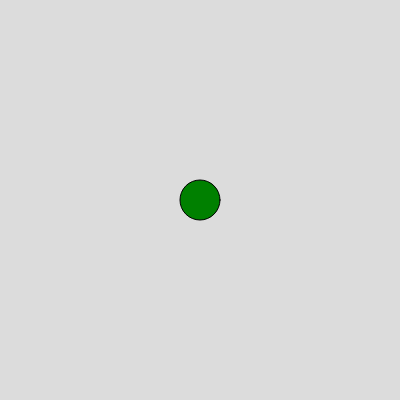
Frame 1 (no input)
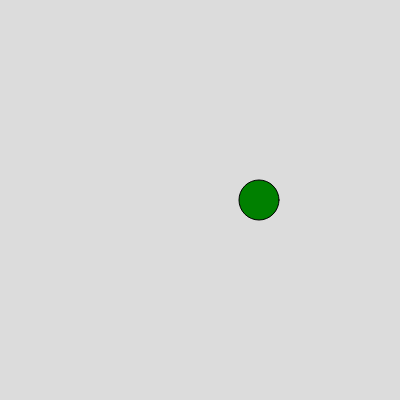
Frame 60 (no input)
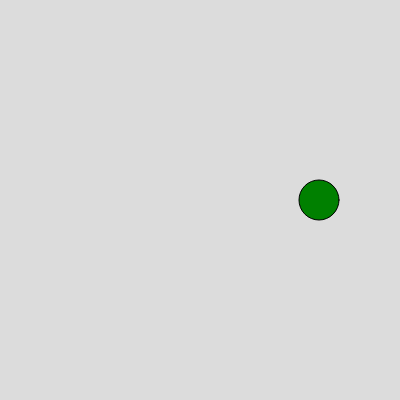
Frame 120 (the mouse pressed at the canvas centre since frame 60)

The p5.js sketch that drew these frames (run headless with seeded random() and noise() and a simulated clock; from frame 60 on, the mouse is pressed at the canvas centre):

// p5.js sketch
// ── sketch.js
var ball = {
  x:200,
  y:200,
  r:40,
  xSpeed:0,
  ySpeed:0,
  colour:["blue","green","yellow"],
}









function setup() {
  createCanvas(400, 400);
}

function draw() {
  
  background(220);
  fill(ball.colour[1])
  circle (ball.x,ball.y,ball.r)
  ball.xSpeed = 1
  ball.x = ball.x+ball.xSpeed



}
